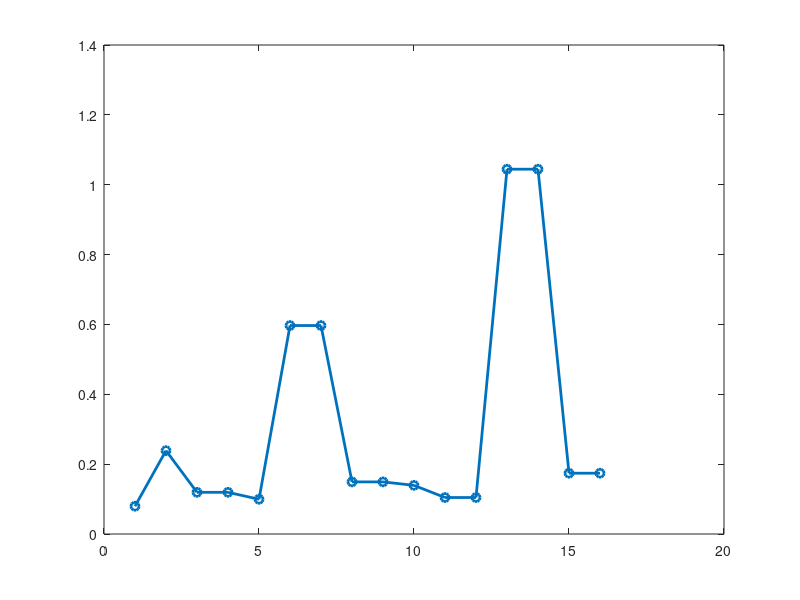

Here is the MATLAB script that generated this plot:
clear; close all;
c=zeros(16,1);
% L = 0
c(1) = 1/4 * 1/pi;
% L = 1
c(2) = 1/4 * 3/pi;
c(3) = 1/4 * 3/pi/2;
c(4) = c(3);
% L = 2
c(5) = 1/16 * 5/pi;
c(6) = 1/4 * 15/pi/2;
c(7) = c(6);
c(8) = 1/16 * 15/pi/2;
c(9) = c(8);
% L = 3
c(10) = 1/16 * 7/pi;
c(11) = 1/64 * 21/pi;
c(12) = c(11);
c(13) = 1/16 * 105/pi/2;
c(14) = c(13);
c(15) = 1/64 * 35/pi;
c(16) = c(15);

format long;
disp(c);

figure;
plot(c,'o-','linewidth',2);

